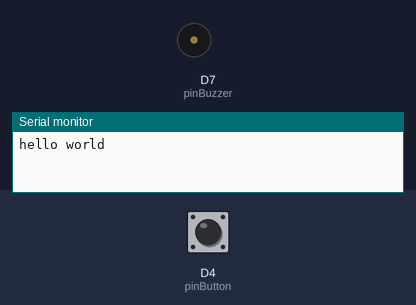
Recording of a program running on a simulated nRF52 board. Parts: buzzer (waves = sounding, pin HIGH), the last lines printed to the serial monitor. The inputs (shaded band) are chosen by the test bench; at power-on: D4 (pinButton) HIGH.

Above: at 1.2 s.
1.3 s: D4 (pinButton) pulled LOW for 0.15 s
At 1.6 s:
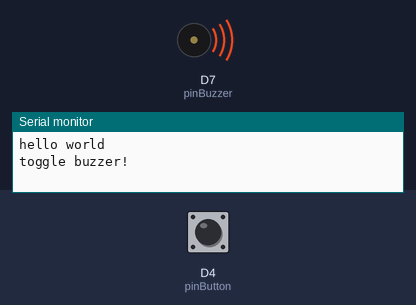
2.9 s: D4 (pinButton) pulled LOW for 1 s
At 4.0 s:
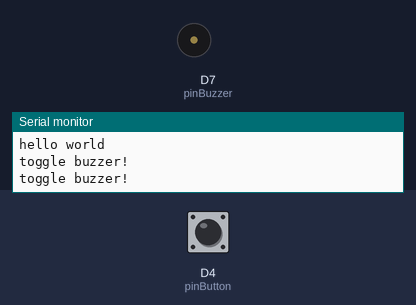
5.4 s: D4 (pinButton) pulled LOW for 3.2 s
At 5.9 s:
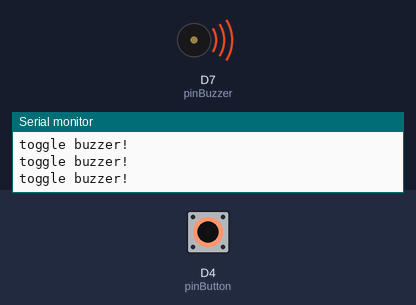
Timing chart, 0 to 8.4 s (numbered marks = the images above; inputs shaded):
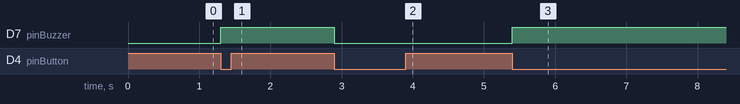

Measured:
- after the input at 1.3 s, D7 (pinBuzzer): LOW → HIGH at once
- after the input at 2.9 s, D7 (pinBuzzer): HIGH → LOW at once
- after the input at 5.4 s, D7 (pinBuzzer): LOW → HIGH at once

The program:

main.cpp
```cpp
/* basic b-watch hardware test
   press the button to toggle the vibrator
   display slightly dimmed because target is powered from the st-link
   optionally connect a serial-to-usb converter to catch serial output
*/

#include <Arduino.h>

int pinBuzzer = 7;
int pinButton = 4;

// the setup function runs once when you press reset or power the board
void setup() {
  // initialize digital pin LED_BUILTIN as an output.
  pinMode(pinBuzzer, OUTPUT);
  pinMode (pinButton, INPUT_PULLUP);
  digitalWrite (pinBuzzer,0); // buzzer uit
  Serial.begin(115200);
  Serial.println("hello world");
}
bool hasToggled = true;

void loop() {
  if (digitalRead(pinButton) == 0) {
    if (hasToggled) {
      digitalWrite(pinBuzzer, !digitalRead(pinBuzzer));
      Serial.println("toggle buzzer!");
      hasToggled = false;
    }
  }
  else {
      hasToggled = true;
  }
}
```
